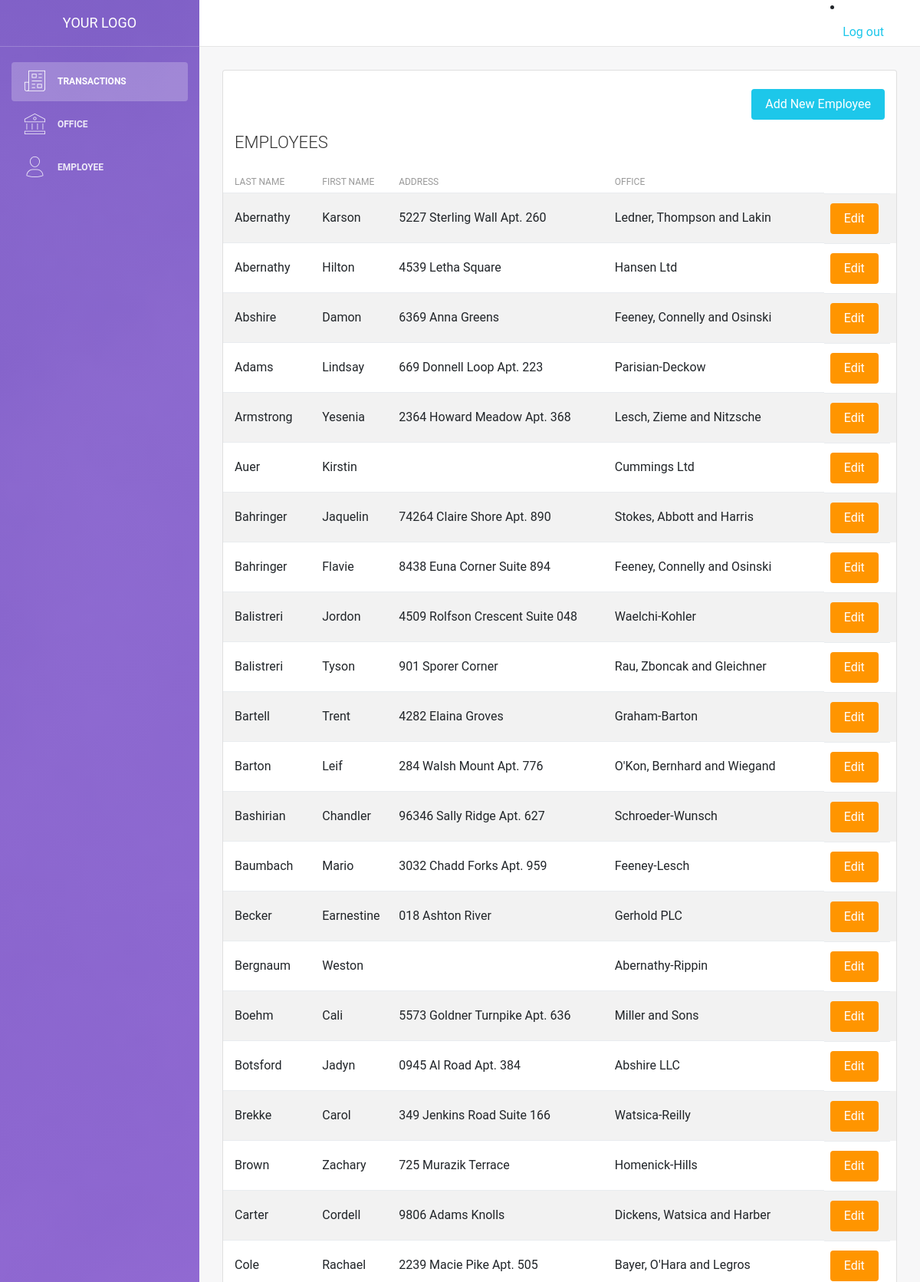
Page /employee.php (upper part) on the committed database.
### tables this page shows
CREATE TABLE `employee` (
  `id` int(11) NOT NULL,
  `lastname` varchar(45) NOT NULL,
  `firstname` varchar(45) NOT NULL,
  `office_id` int(11) NOT NULL,
  `address` varchar(100) DEFAULT NULL
);

CREATE TABLE `office` (
  `id` int(11) NOT NULL,
  `name` varchar(45) NOT NULL,
  `contactnum` varchar(45) DEFAULT NULL,
  `email` varchar(45) DEFAULT NULL,
  `address` varchar(45) DEFAULT NULL,
  `city` varchar(45) DEFAULT NULL,
  `country` varchar(45) DEFAULT NULL,
  `postal` int(11) DEFAULT NULL
);

### employee.php (the view, shortened to what this page needs)
<!DOCTYPE html>
<html lang="en">
<head>
    <link rel="stylesheet" href="https://maxcdn.bootstrapcdn.com/font-awesome/latest/css/font-awesome.min.css" />
    <link href="assets/css/bootstrap.min.css" rel="stylesheet" />
    <link href="assets/css/light-bootstrap-dashboard.css?v=2.0.0 " rel="stylesheet" />
    <link href="assets/css/demo.css" rel="stylesheet" />
</head>
<body>
<?php
        require('config/db.php');
        $results_per_page = 100;
        if(!isset($_GET['page'])){
            $page = 1;
        }else{
            $page = $_GET['page'];
        }
        $page_first_result = ($page-1) * $results_per_page;
        $query = "SELECT employee.id, employee.lastname, employee.firstname, employee.address, office.name as office_name FROM employee, office
                  WHERE employee.office_id = office.id ORDER BY employee.lastname ASC LIMIT $page_first_result, $results_per_page";
        $result = mysqli_query($conn, $query);
        $employees = mysqli_fetch_all($result, MYSQLI_ASSOC);
    ?>
    <div class="wrapper">
        <div class="sidebar" data-image="assets/img/sidebar-5.jpg">
            <div class="sidebar-wrapper">
                <?php include('includes/sidebar.php'); ?>
            </div>
        </div>
        <div class="main-panel">
        <?php include('includes/navbar.php'); ?>
            <div class="content">
                <div class="container-fluid">
                    <div class = "row">
                    <div class="col-md-12">
                            <div class="card strpied-tabled-with-hover">
                            <br/>
                            <div class="col-md-12">
                                <a href="employee-add.php">
                                    <button type="submit" class="btn btn-info btn-fill pull-right">Add New Employee</button>
                                </a>
                            </div>
                                <div class="card-header ">
                                    <h4 class="card-title">EMPLOYEES</h4>
                                </div>
                                <div class="card-body table-full-width table-responsive">
                                    <table class="table table-hover table-striped">
                                        <thead>
                                            <th>Last Name</th>
                                            <th>First Name</th>
                                            <th>Address</th>
                                            <th>Office</th>
                                            </thead>
                                            <tbody>
                                                <?php foreach($employees as $employee) : ?>
                                                <tr>
                                                    <td><?php echo $employee['lastname']; ?></td>
                                                    <td><?php echo $employee['firstname']; ?></td>
                                                    <td><?php echo $employee['address']; ?></td>
                                                    <td><?php echo $employee['office_name']; ?></td>
                                                    <td>
                                                    <a href="employee-edit.php?id=<?php echo $employee['id']; ?>">
                                                    <button type="submit" class ="btn btn-warning btn-fill pull-right">Edit</button>
                                                </a>
                                                </td>
                                                </tr>
                                            <?php endforeach ?>
                                        </tbody>
                                    </table>
                                </div>
                            </div>
                        </div>
                    </div>
                </div>
            </div>
        </div>
    </div>
</body>
</html>

### rows in the picture
employee: lastname "Abernathy", firstname "Karson", address "5227 Sterling Wall Apt. 260", office.name "Ledner, Thompson and Lakin"
employee: lastname "Abernathy", firstname "Hilton", address "4539 Letha Square", office.name "Hansen Ltd"
employee: lastname "Abshire", firstname "Damon", address "6369 Anna Greens", office.name "Feeney, Connelly and Osinski"
employee: lastname "Adams", firstname "Lindsay", address "669 Donnell Loop Apt. 223", office.name "Parisian-Deckow"
employee: lastname "Armstrong", firstname "Yesenia", address "2364 Howard Meadow Apt. 368", office.name "Lesch, Zieme and Nitzsche"
employee: lastname "Auer", firstname "Kirstin", office.name "Cummings Ltd"
employee: lastname "Bahringer", firstname "Jaquelin", address "74264 Claire Shore Apt. 890", office.name "Stokes, Abbott and Harris"
employee: lastname "Bahringer", firstname "Flavie", address "8438 Euna Corner Suite 894", office.name "Feeney, Connelly and Osinski"
employee: lastname "Balistreri", firstname "Jordon", address "4509 Rolfson Crescent Suite 048", office.name "Waelchi-Kohler"
employee: lastname "Balistreri", firstname "Tyson", address "901 Sporer Corner", office.name "Rau, Zboncak and Gleichner"
employee: lastname "Bartell", firstname "Trent", address "4282 Elaina Groves", office.name "Graham-Barton"
employee: lastname "Barton", firstname "Leif", address "284 Walsh Mount Apt. 776", office.name "O'Kon, Bernhard and Wiegand"
employee: lastname "Bashirian", firstname "Chandler", address "96346 Sally Ridge Apt. 627", office.name "Schroeder-Wunsch"
employee: lastname "Baumbach", firstname "Mario", address "3032 Chadd Forks Apt. 959", office.name "Feeney-Lesch"
employee: lastname "Becker", firstname "Earnestine", address "018 Ashton River", office.name "Gerhold PLC"
employee: lastname "Bergnaum", firstname "Weston", office.name "Abernathy-Rippin"
employee: lastname "Boehm", firstname "Cali", address "5573 Goldner Turnpike Apt. 636", office.name "Miller and Sons"
employee: lastname "Botsford", firstname "Jadyn", address "0945 Al Road Apt. 384", office.name "Abshire LLC"
employee: lastname "Brekke", firstname "Carol", address "349 Jenkins Road Suite 166", office.name "Watsica-Reilly"
employee: lastname "Brown", firstname "Zachary", address "725 Murazik Terrace", office.name "Homenick-Hills"
employee: lastname "Carter", firstname "Cordell", address "9806 Adams Knolls", office.name "Dickens, Watsica and Harber"
employee: lastname "Cole", firstname "Rachael", address "2239 Macie Pike Apt. 505", office.name "Bayer, O'Hara and Legros"
